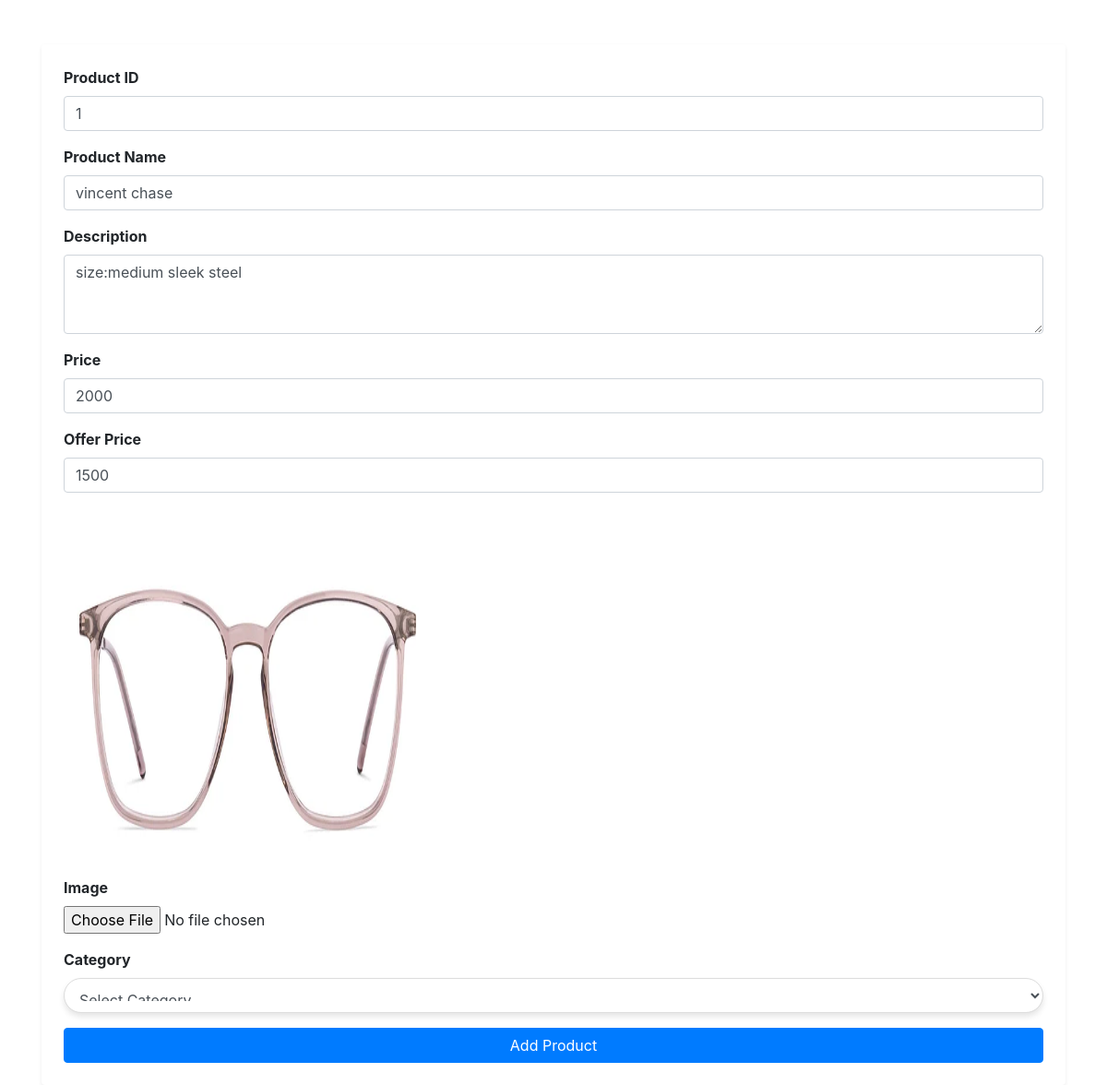
Before: /edit_product/3 with the older database file.
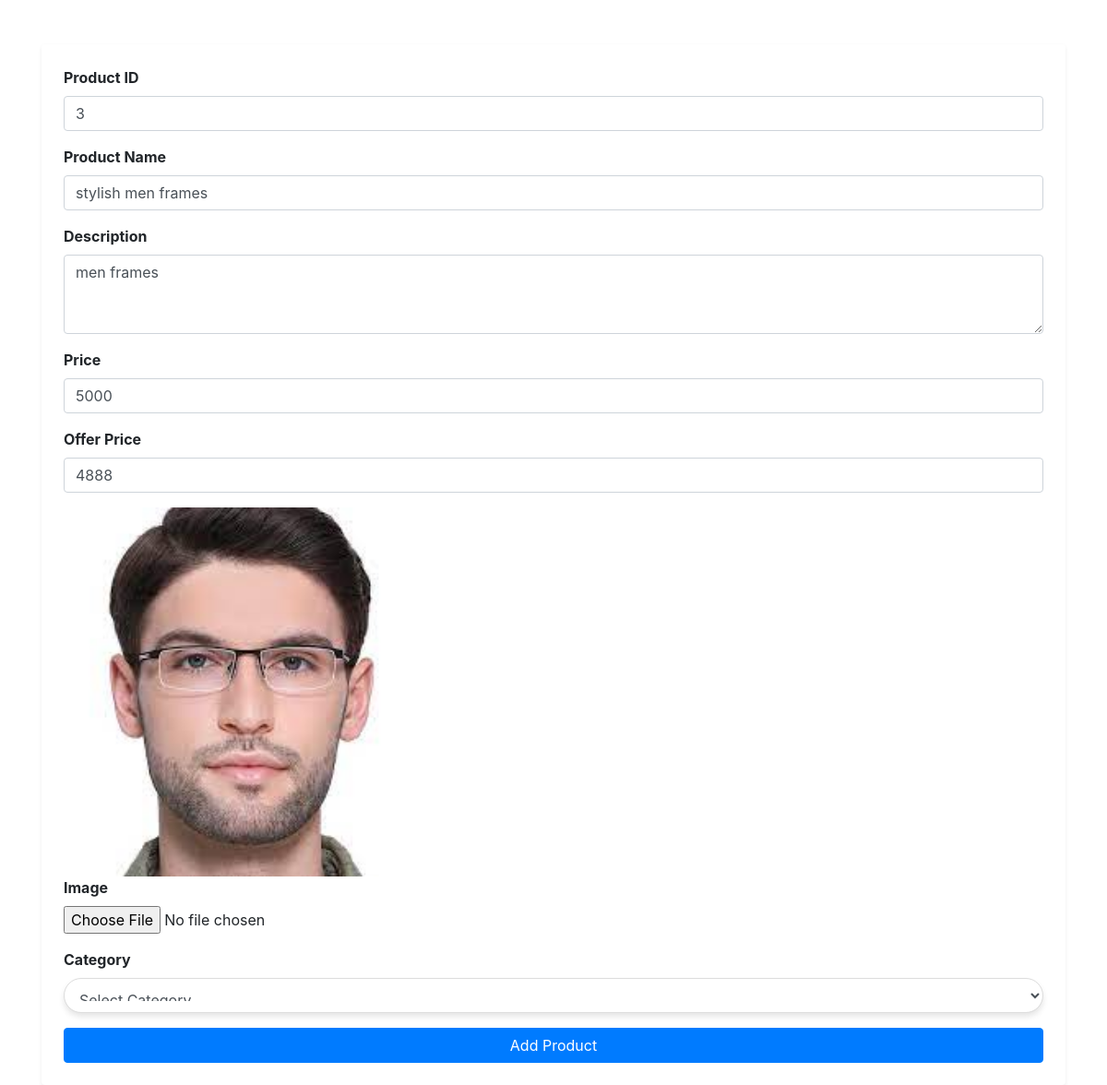
After: the same page with the newer database file.
### app/models.py (models this page shows)
class product(models.Model):
    pid=models.TextField()
    name=models.TextField()
    dis=models.TextField()
    price=models.IntegerField()
    offer_price=models.IntegerField()
    img = models.FileField()
    category = models.ForeignKey(Category, on_delete=models.CASCADE)

### app/views.py (the view)
# urls.py: path('edit_product/<pid>',views.edit_product),
def edit_product(req,pid):
    if req.method=='POST':
        pid=req.POST['pid']
        name=req.POST['name']
        dis=req.POST['dis']
        price=req.POST['price']
        o_price=req.POST['off_price']
        file=req.FILES.get('img')
        if file:
            product.objects.filter(pk=pid).update(pid=pid,name=name,dis=dis,price=price,offer_price=o_price)
            data=product.objects.get(pk=pid)
            data.img=file
            data.save()
        else:
            product.objects.filter(pk=pid).update(pid=pid,name=name,dis=dis,price=price,offer_price=o_price)
        return redirect(shop_home)
    else:
        data=product.objects.get(pk=pid)
        cate=Category.objects.all()
        return render(req,'shop/edit.html',{'data':data,'cate':cate})

### template/shop/edit.html (shortened to what this page needs)
<!DOCTYPE html>
 <html lang="en">
 <head>
     <link href="https://stackpath.bootstrapcdn.com/bootstrap/4.5.2/css/bootstrap.min.css" rel="stylesheet">
 </head>
 <body>
     <div class="container mt-5">
         <form action="" method="post" class="p-4 shadow-sm bg-white rounded" enctype="multipart/form-data">
             <div class="form-group">
                 <label for="pid"><b>Product ID</b></label>
                 <input type="text" class="form-control" name="pid" id="pid" placeholder="Enter product ID" value="{{data.pid}}">
             </div>
             <div class="form-group">
                 <label for="name"><b>Product Name</b></label>
                 <input type="text" class="form-control" name="name" id="name" placeholder="Enter product name" value="{{data.name}}">
             </div>
             <div class="form-group">
                 <label for="descrip"><b>Description</b></label>
                 <textarea class="form-control" name="dis" id="dis" rows="3" placeholder="Enter product description" value="{{data.dis}}">{{data.dis}}</textarea>
             </div>
             <div class="form-group">
                 <label for="price"><b>Price</b></label>
                 <input type="number" class="form-control" name="price" id="price" placeholder="Enter price" value="{{data.price}}">
             </div>
             <div class="form-group">
                 <label for="offer_price"><b>Offer Price</b></label>
                 <input type="number" class="form-control" name="off_price" id="o_price" placeholder="offer price" value="{{data.offer_price}}">
             </div>
             <img src="{{data.img.url}}" alt="" style="width: 400px; height: 400px;">
             <div class="form-group">
                 <label for="image"><b>Image</b></label>
                 <input type="file" class="form-control-file" name="img" id="image">
             </div>
             <div class="form-group">
                <label for="category" class="form-label"><b>Category</b></label>
                        <select class="form-control" id="category" name="category" style="border-radius: 30px; padding: 12px; box-shadow: 0 4px 6px rgba(0, 0, 0, 0.1); border: 1px solid #ddd;">
                            <option value="">Select Category</option>
                        </select>
            </div>
             <button type="submit" class="btn btn-primary btn-block">Add Product</button>
         </form>
     </div>
 </body>
 </html>

Changed rows visible on the page:
changed product: pid "1" → "3"; name "vincent chase" → "stylish men frames"; dis "size:medium sleek steel" → "men frames"; price "2000" → "5000"; off_price "1500" → "4888"; img: a different picture
